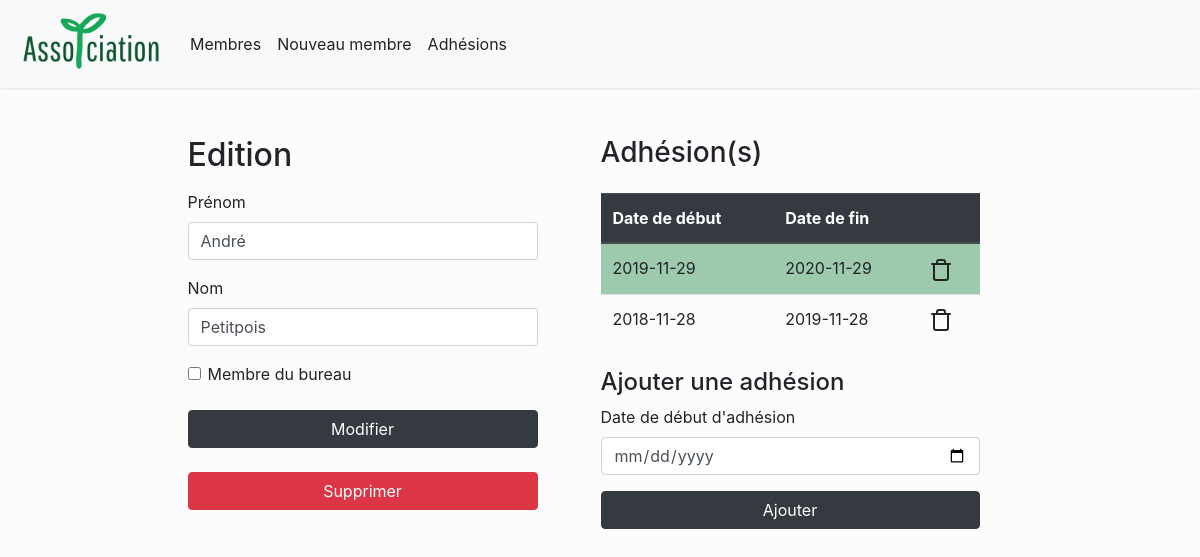
Page /member.php?id=35 on the committed database.
### tables this page shows
CREATE TABLE IF NOT EXISTS `member` (
  `id` int(11) NOT NULL AUTO_INCREMENT,
  `name` varchar(255) NOT NULL,
  `firstname` varchar(255) NOT NULL,
  `subscriptionDate` datetime NOT NULL DEFAULT CURRENT_TIMESTAMP,
  `member_type` tinyint(4) NOT NULL DEFAULT '0',
  `position` varchar(30) DEFAULT NULL,
  `active` tinyint(1) NOT NULL DEFAULT '1',
  PRIMARY KEY (`id`)
);

CREATE TABLE IF NOT EXISTS `membership` (
  `id` int(11) NOT NULL AUTO_INCREMENT,
  `startingDate` date NOT NULL,
  `endingDate` date NOT NULL,
  `memberId` int(11) NOT NULL,
  `active` tinyint(1) NOT NULL DEFAULT '1',
  PRIMARY KEY (`id`)
);

### member.php (called while the page is built, shortened)
<?php
require_once ROOT_PATH . "/src/lib/connect.php";
require_once ROOT_PATH . "/src/classes/MemberManager.php";
require_once ROOT_PATH . "/src/classes/MembershipManager.php";
require_once ROOT_PATH . "/src/classes/MemberFactory.php";
if (isset($_GET["id"])) {
    $id = $_GET["id"];
    $memberManager = new MemberManager($pdo);
    $membershipManager = new MembershipManager($pdo);
    $result = $memberManager->getMember($id);
    $result['membership'] = array(
        'all' => $membershipManager->getMemberMembership($id),
    );
    $member = MemberFactory::create($result);
    $isFromOffice = $member->getMemberType() === 1 ? true : false;
}
include ROOT_PATH . "/src/views/member.php";

### src/classes/MemberManager.php (called while the page is built, shortened)
<?php
require_once ROOT_PATH . "/src/classes/Member.php";
class MemberManager {
    private $pdo;
    public function __construct($pdo) {
        $this->pdo = $pdo;
    }
    public function getMember($id) {
        $sql = "SELECT *
            FROM member
            WHERE id = ?";
        $request = $this->pdo->prepare($sql);
        $request->execute([$id]);
        return $request->fetch(PDO::FETCH_ASSOC);
    }
}

### src/classes/MembershipManager.php (called while the page is built, shortened)
<?php
require_once ROOT_PATH . "/src/classes/Membership.php";
class MembershipManager {
    private $pdo;
    public function __construct($pdo) {
        $this->pdo = $pdo;
    }
    public function getMemberMembership($memberId) {
        $allMembership = [];
        $sql = "SELECT *
            FROM membership
            WHERE memberId = ?
            AND active = 1
            ORDER BY startingDate DESC;";
        $request = $this->pdo->prepare($sql);
        $request->execute([$memberId]);
        $results = $request->fetchAll();
        foreach($results as $row) {
            $row['member'] = $memberId;
            $membership = new Membership();
            $membership->hydrate($row);
            array_push($allMembership, $membership);
        }
        return $allMembership;
    }
}

### src/classes/Membership.php (called while the page is built, shortened)
<?php
class Membership {
    protected $id;
    protected $startingDate;
    protected $endingDate;
    protected $isCurrent;
    public function hydrate($data) {
        $id = isset($data["id"]) ? $data["id"] : NULL;
        $member = isset($data["member"]) ? $data["member"] : $data["memberId"];
        $active = isset($data["active"]) ? $data["active"] : NULL;
    }
    public function calculateEndingDate() {
        return date('Y-m-d', strtotime('+1 year', strtotime($this->startingDate)));
    }
    public function checkIfCurrent() {
        $now = date("Y-m-d");
        return (($now >= $this->startingDate) && ($now <= $this->endingDate));
    }
    public function setId($id) {
        $this->id = $id;
    }
    public function setStartingDate($date) {
        $this->startingDate = $date;
    }
    public function setEndingDate($date) {
        $this->endingDate = $date;
    }
    public function setIsCurrent($isCurrent) {
        $this->isCurrent = $isCurrent;
    }
    public function getId() {
        return $this->id;
    }
    public function getStartingDate() {
        return $this->startingDate;
    }
    public function getEndingDate() {
        return $this->endingDate;
    }
    public function getIsCurrent() {
        return $this->isCurrent;
    }
}

### src/classes/MemberFactory.php (called while the page is built, shortened)
<?php
require_once ROOT_PATH . "/src/classes/Member.php";
class MemberFactory {
    public static function create($data)
    {
        switch ($data['member_type'])
        {
            case 0:
                $member = new Member();
                break;
        }
        $member->hydrate($data);
        return $member;
    }
}

### src/classes/Member.php (called while the page is built, shortened)
<?php
class Member {
    protected $id;
    protected $name;
    protected $firstname;
    protected $member_type;
    protected $membership;
    public function hydrate($data) {
        $id = isset($data["id"]) ? $data["id"] : NULL;
        $subscriptionDate = isset($data["subscriptionDate"]) ? $data["subscriptionDate"] : date("Y-m-d H:i:s");
        $membership = isset($data["membership"]) ? $data["membership"] : NULL;
    }
    public function setId($id) {
        $this->id = $id;
    }
    public function setName($name) {
        $this->name = $name;
    }
    public function setFirstname($firstname) {
        $this->firstname = $firstname;
    }
    public function setMemberType($memberType) {
        $this->member_type = $memberType;
    }
    public function setMembership($membership) {
        $this->membership = $membership;
    }
    public function getId() {
        return $this->id;
    }
    public function getName() {
        return $this->name;
    }
    public function getFirstname() {
        return $this->firstname;
    }
    public function getMemberType() {
        return $this->member_type;
    }
    public function getMembership() {
        return $this->membership;
    }
}

### src/views/member.php (the view, shortened to what this page needs)
<?php include ROOT_PATH . "/src/views/header.php"; ?>
<div class="container">
    <div class="row justify-content-center">
        <div class="col-md-4">
            <h2><?= isset($member)? "Edition" : "Création d'un nouveau membre";?></h2>
            <form method="post" action="src/create.php">
                <div class="form-group">
                    <label for="prenom">Prénom</label>
                    <input type="text" class="form-control" id="prenom" name="firstname" value="<?= isset($member)? $member->getFirstname() : '' ;?>" aria-describedby="prenom">
                </div>
                <div class="form-group">
                    <label for="nom">Nom</label>
                    <input type="text" class="form-control" id="nom" name="name" value="<?= isset($member)? $member->getName() : '' ;?>" aria-describedby="nom">
                </div>
                <div class="form-check">
                    <input type="checkbox" class="form-check-input" id="office" name="office" <?= isset($member) && $isFromOffice ? 'checked' : ''?>>
                    <label class="form-check-label" for="office">Membre du bureau</label>
                </div>
                <button type="submit" class="btn btn-dark btn-block mt-4">
                    <?= isset($member)? "Modifier" : "Créer";?>
                </button>
            </form>
            <?php if (isset($member)) : ?>
                <button class="btn btn-danger btn-block mt-4">
                    <a class="text-white" href="src/delete.php?id=<?= $member->getId(); ?>">Supprimer</a>
                </button>
            <?php endif; ?>
        </div>
        <?php if (isset($member)) : ?>
        <div class="col-md-5 px-5">
            <h3>Adhésion(s)</h3>
            <?php if(!empty($member->getMembership()['all'])) : ?>
                <table class="table table-hover my-4">
                    <thead class="thead-dark">
                        <tr>
                            <th scope="col">Date de début</th>
                            <th scope="col">Date de fin</th>
                            <th scope="col"></th>
                        </tr>
                    </thead>
                    <tbody>
                    <?php foreach($member->getMembership()['all'] as $membership) : ?>
                        <tr class="<?= $membership->getIsCurrent() ? 'current' : ''; ?>">
                            <td><?= $membership->getStartingDate(); ?></td>
                            <td><?= $membership->getEndingDate(); ?></td>
                            <td><a href="src/deleteMembership.php?id=<?= $membership->getId(); ?>"><i data-feather="trash"></i></a></td>
                        </tr>
                    <?php endforeach;?>
                    </tbody>
                </table>
            <?php else : ?>
                <p>Aucune adhésion pour le moment.</p>
            <?php endif ?>
            <form method="post" action="src/createMembership.php">
                <h4>Ajouter une adhésion</h4>
                <div class="form-group">
                    <label for="startingDate">Date de début d'adhésion</label>
                    <input type="date" class="form-control" id="startingDate" name="startingDate" value="" aria-describedby="date d'adhesion">
                </div>
                <button type="submit" class="btn btn-dark btn-block">Ajouter</button>
            </form>
        </div>
        <?php endif ?>
    </div>
</div>
<?php include ROOT_PATH . "/src/views/footer.php"; ?>

### css/style.css (style rules this page uses)
body { background-color:#fcfcfc!important; color: #242424; }
a { color:#242424!important; }
.row { margin:3rem auto; }
form { margin:1rem auto; }
tr.current { background-color:#9dc9ad; }

### rows in the picture
member: firstname "André", name "Petitpois"
membership: startingDate "2019-11-29", endingDate "2020-11-29"
membership: startingDate "2018-11-28", endingDate "2019-11-28"
